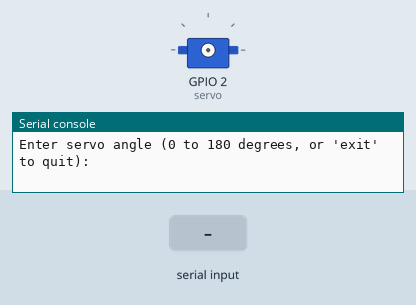
Simulated run of this program. Board: ESP32 board running MicroPython. Shown: servo, the last lines printed to the serial console. Inputs (shaded band) come from the test bench. Servo angles are drawn from the pulse width (0.5 ms = 0°, 2.5 ms = 180°).

Above: at 1.2 s.
1.3 s: "5" typed at the serial console, then Enter
2.8 s: "90" typed at the serial console, then Enter
At 3.5 s:
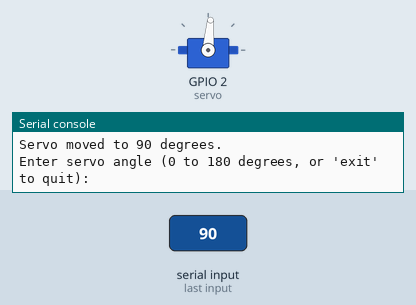
Timing chart, 0 to 5.8 s (numbered marks = the images above; inputs shaded):
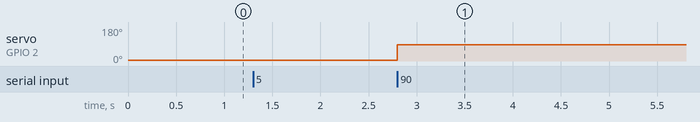

The program:

servo_user_input.py
```python
from servo import Servo
import time

# Initialize the servo on pin D2 (adjust pin as needed)
servo = Servo(2)  # Replace 2 with the correct pin number for your setup

def set_servo_angle():
    while True:
        try:
            # Get user input from REPL
            angle = input("Enter servo angle (0 to 180 degrees, or 'exit' to quit): ")

            if angle.lower() == 'exit':
                print("Exiting...")
                break

            # Convert input to integer
            angle = int(angle)

            # Validate angle range
            if 0 <= angle <= 180:
                servo.move(angle)  # Set servo to the specified angle
                print(f"Servo moved to {angle} degrees.")
            else:
                print("Invalid angle. Please enter a value between 0 and 180.")

        except ValueError:
            print("Invalid input. Please enter a numeric value or 'exit'.")

# Run the function
set_servo_angle()
```

servo.py
```python
from machine import Pin, PWM

class Servo:
    # these defaults work for the standard TowerPro SG90
    __servo_pwm_freq = 50
    __min_u10_duty = 26 - 0 # offset for correction
    __max_u10_duty = 123- 0  # offset for correction
    min_angle = 0
    max_angle = 180
    current_angle = 0.001


    def __init__(self, pin):
        self.__initialise(pin)


    def update_settings(self, servo_pwm_freq, min_u10_duty, max_u10_duty, min_angle, max_angle, pin):
        self.__servo_pwm_freq = servo_pwm_freq
        self.__min_u10_duty = min_u10_duty
        self.__max_u10_duty = max_u10_duty
        self.min_angle = min_angle
        self.max_angle = max_angle
        self.__initialise(pin)


    def move(self, angle):
        # round to 2 decimal places, so we have a chance of reducing unwanted servo adjustments
        angle = round(angle, 2)
        # do we need to move?
        if angle == self.current_angle:
            return
        self.current_angle = angle
        # calculate the new duty cycle and move the motor
        duty_u10 = self.__angle_to_u10_duty(angle)
        self.__motor.duty(duty_u10)

    def __angle_to_u10_duty(self, angle):
        return int((angle - self.min_angle) * self.__angle_conversion_factor) + self.__min_u10_duty


    def __initialise(self, pin):
        self.current_angle = -0.001
        self.__angle_conversion_factor = (self.__max_u10_duty - self.__min_u10_duty) / (self.max_angle - self.min_angle)
        self.__motor = PWM(Pin(pin))
        self.__motor.freq(self.__servo_pwm_freq)
```

Measured:
- after the input at 2.8 s, servo on GPIO 2 (servo): 4° → 85° at once
